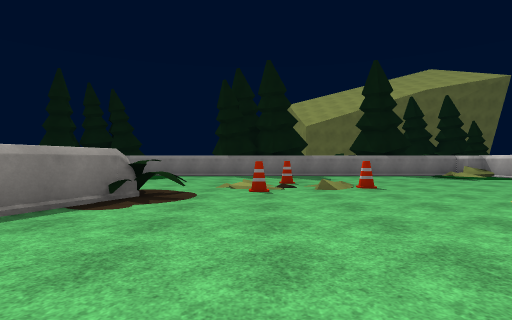
view 1 (above)

18 first-person views from a walk through a scene from a Unity 3-D project. The camera is 1.4 m above the floor, looks level and sees 80° across. The floor is counted in squares, 2 m on a side. Each view is taken from the middle of a square. On the plan, view 1 faces up. The plan holds only what a view shows up to about 10 squares ahead; the rest is blank. The place goes on beyond the plan. Some surface patterns are stand-ins.

view 2
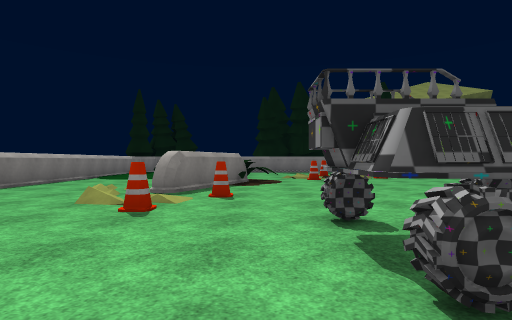

view 3
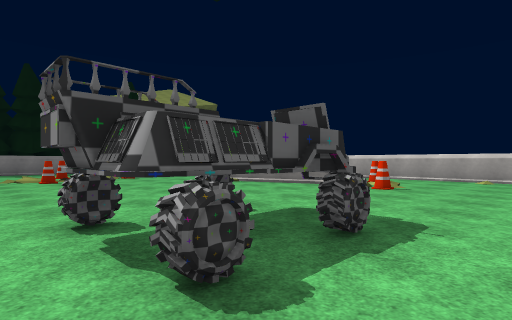

view 4
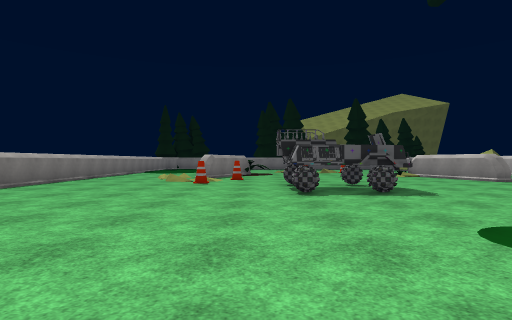

view 5
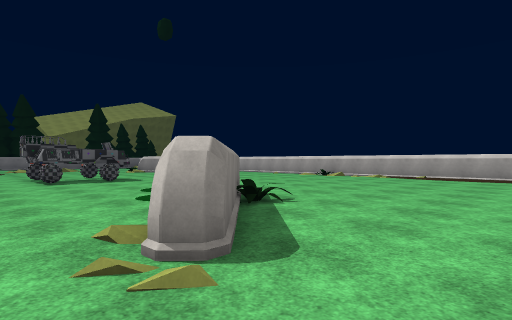

view 6
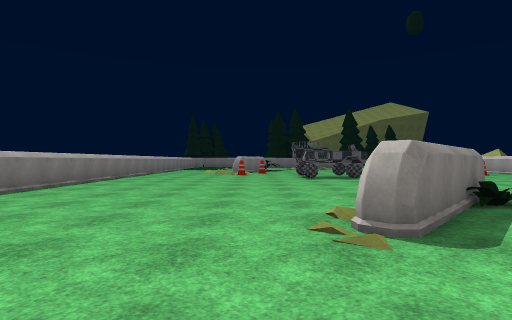

view 7
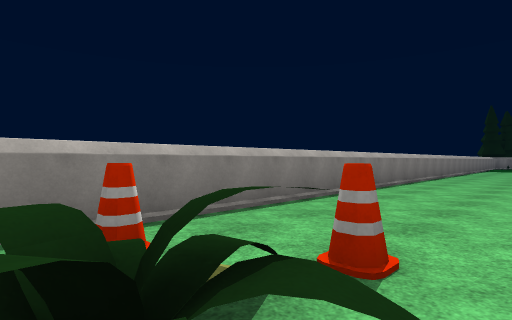

view 8
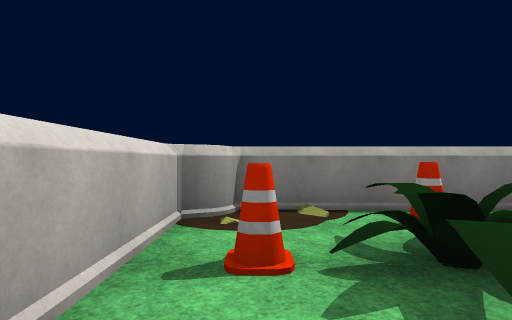

view 9
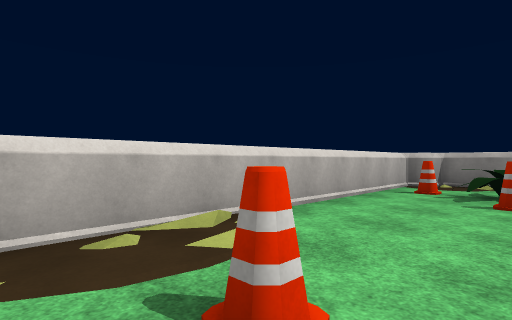

view 10
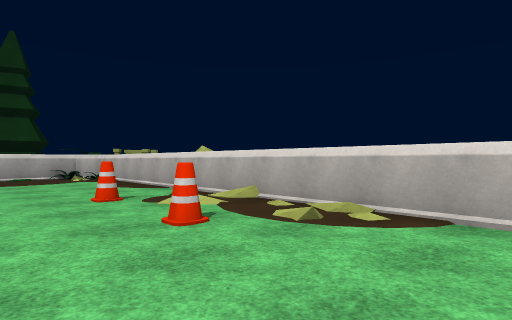

view 11
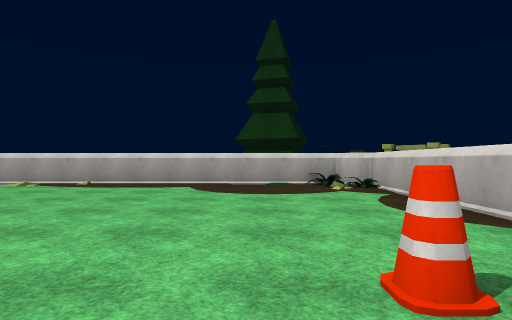

view 12
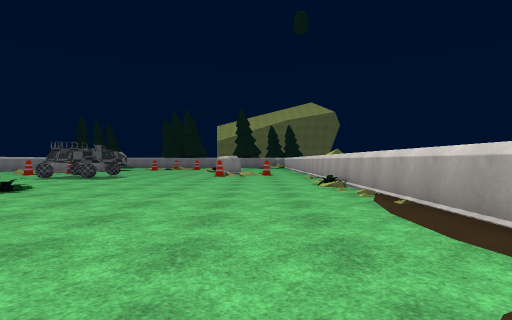

view 13
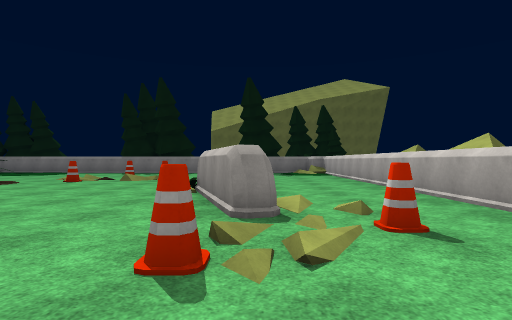

view 14
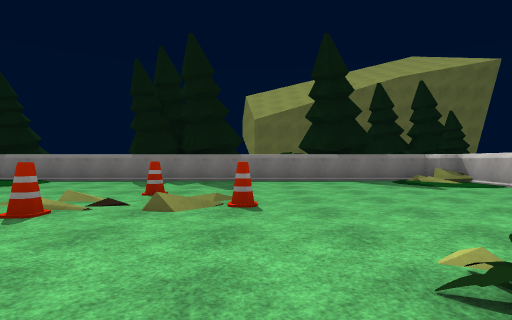

view 15
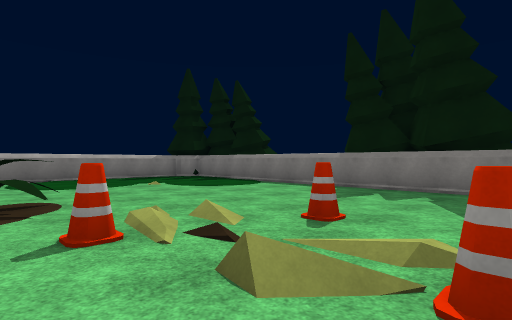

view 16
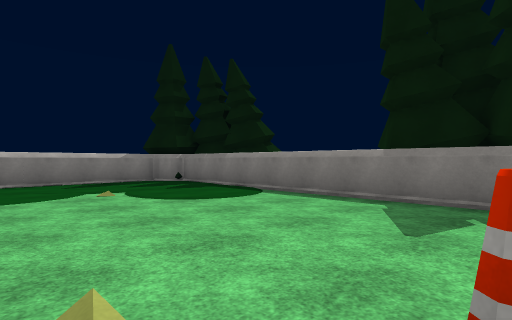

view 17
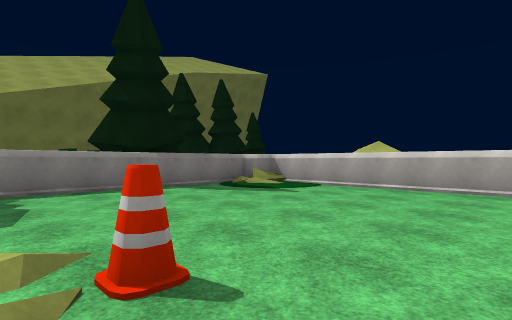

view 18
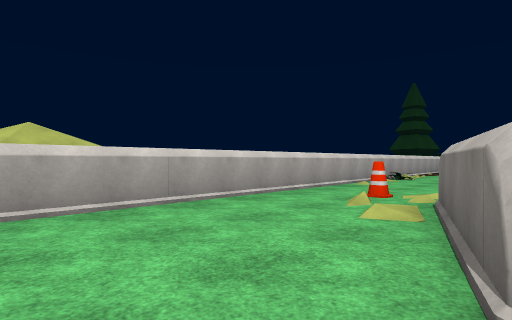

### Floor plan
Key: @ floor where view 1 was taken; # wall or solid block; . floor; / step, stairs or slope; = window, fence, low wall or low ledge; ^ raised ledge; C cone; A car.
Columns run from 9 left of view 1 to 10 right of it. Each row starts with its distance up from view 1.
 14  ##################
 13 ##.............../##
 12 #.................=#
 11 #..................#
 10 #..................#
  9 #......../C........#
  8 #/......////C......#
  7 #/....//.C./.......#
  6 #/..  ^^...........#
  5 #/..  ##...........#
  4 #/... #.......#....#
  3  /...##.......##...#
  2   ....C........#...#
  1 #/.............##..#
  0 #/...C...@.....#C..#
 -1 #/......AAA...C....#
 -2  /......AAA........#
 -3   .................#
 -4 #/.................#
 -5 #/.................#
 -6 #/................/#
 -7 #/................/#
 -8 #/........#......./#
 -9 #/.......##......./#
-10 #/......##.........#
-11 #/......#..........#
-12 #/.................#
-13 #/.C...............#
-14 #/C=C..............#
-15 #/=#.....C..C......#
-16 #..C..../.........##
-17 ###################

Where each view was taken, in squares from view 1:
view 1: 0 up, 0 right, facing up
view 2: 4 down, 2 left, facing up
view 3: 4 down, 2 left, facing up-right
view 4: 9 down, 2 left, facing up
view 5: 13 down, 3 left, facing up-right
view 6: 14 down, 3 left, facing up
view 7: 15 down, 5 left, facing up-left
view 8: 16 down, 4 left, facing left
view 9: 14 down, 1 right, facing down-left
view 10: 13 down, 3 left, facing down-right
view 11: 14 down, 1 right, facing right
view 12: 14 down, 7 right, facing up
view 13: 3 down, 6 right, facing up
view 14: 3 up, 3 right, facing up
view 15: 6 up, 3 right, facing up-left
view 16: 8 up, 1 right, facing up-left
view 17: 6 up, 2 right, facing up-right
view 18: 6 up, 5 right, facing down-right
